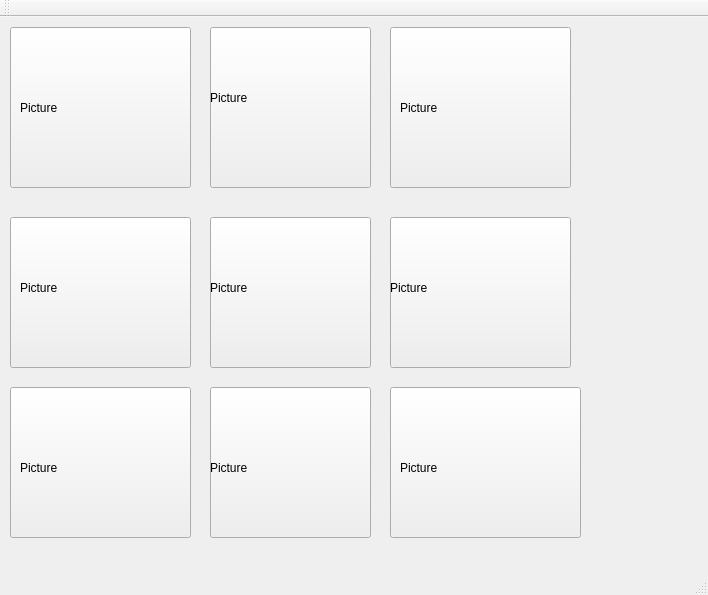
<?xml version="1.0" encoding="UTF-8"?>
<ui version="4.0">
 <class>MainWindow</class>
 <widget class="QMainWindow" name="MainWindow">
  <property name="geometry">
   <rect>
    <x>0</x>
    <y>0</y>
    <width>708</width>
    <height>595</height>
   </rect>
  </property>
  <property name="windowTitle">
   <string>MainWindow</string>
  </property>
  <widget class="QWidget" name="centralWidget">
   <widget class="QLabel" name="BackGround">
    <property name="geometry">
     <rect>
      <x>10</x>
      <y>10</y>
      <width>681</width>
      <height>511</height>
     </rect>
    </property>
    <property name="text">
     <string>TextLabel</string>
    </property>
   </widget>
   <widget class="QPushButton" name="pushButton">
    <property name="geometry">
     <rect>
      <x>10</x>
      <y>10</y>
      <width>181</width>
      <height>161</height>
     </rect>
    </property>
    <property name="autoFillBackground">
     <bool>false</bool>
    </property>
    <property name="text">
     <string/>
    </property>
   </widget>
   <widget class="QPushButton" name="pushButton_2">
    <property name="geometry">
     <rect>
      <x>10</x>
      <y>200</y>
      <width>181</width>
      <height>151</height>
     </rect>
    </property>
    <property name="text">
     <string/>
    </property>
   </widget>
   <widget class="QPushButton" name="pushButton_3">
    <property name="geometry">
     <rect>
      <x>10</x>
      <y>370</y>
      <width>181</width>
      <height>151</height>
     </rect>
    </property>
    <property name="text">
     <string/>
    </property>
   </widget>
   <widget class="QPushButton" name="pushButton_4">
    <property name="geometry">
     <rect>
      <x>210</x>
      <y>200</y>
      <width>161</width>
      <height>151</height>
     </rect>
    </property>
    <property name="text">
     <string/>
    </property>
   </widget>
   <widget class="QPushButton" name="pushButton_5">
    <property name="geometry">
     <rect>
      <x>210</x>
      <y>370</y>
      <width>161</width>
      <height>151</height>
     </rect>
    </property>
    <property name="text">
     <string/>
    </property>
   </widget>
   <widget class="QPushButton" name="pushButton_6">
    <property name="geometry">
     <rect>
      <x>210</x>
      <y>10</y>
      <width>161</width>
      <height>161</height>
     </rect>
    </property>
    <property name="text">
     <string/>
    </property>
   </widget>
   <widget class="QPushButton" name="pushButton_7">
    <property name="geometry">
     <rect>
      <x>390</x>
      <y>370</y>
      <width>191</width>
      <height>151</height>
     </rect>
    </property>
    <property name="text">
     <string/>
    </property>
   </widget>
   <widget class="QPushButton" name="pushButton_8">
    <property name="geometry">
     <rect>
      <x>390</x>
      <y>200</y>
      <width>181</width>
      <height>151</height>
     </rect>
    </property>
    <property name="text">
     <string/>
    </property>
   </widget>
   <widget class="QPushButton" name="pushButton_9">
    <property name="geometry">
     <rect>
      <x>390</x>
      <y>10</y>
      <width>181</width>
      <height>161</height>
     </rect>
    </property>
    <property name="text">
     <string/>
    </property>
   </widget>
   <widget class="QLabel" name="label">
    <property name="geometry">
     <rect>
      <x>20</x>
      <y>20</y>
      <width>161</width>
      <height>141</height>
     </rect>
    </property>
    <property name="autoFillBackground">
     <bool>false</bool>
    </property>
    <property name="text">
     <string>Picture</string>
    </property>
   </widget>
   <widget class="QLabel" name="label_2">
    <property name="geometry">
     <rect>
      <x>20</x>
      <y>200</y>
      <width>161</width>
      <height>141</height>
     </rect>
    </property>
    <property name="autoFillBackground">
     <bool>false</bool>
    </property>
    <property name="text">
     <string>Picture</string>
    </property>
   </widget>
   <widget class="QLabel" name="label_3">
    <property name="geometry">
     <rect>
      <x>20</x>
      <y>380</y>
      <width>161</width>
      <height>141</height>
     </rect>
    </property>
    <property name="autoFillBackground">
     <bool>false</bool>
    </property>
    <property name="text">
     <string>Picture</string>
    </property>
   </widget>
   <widget class="QLabel" name="label_4">
    <property name="geometry">
     <rect>
      <x>210</x>
      <y>200</y>
      <width>161</width>
      <height>141</height>
     </rect>
    </property>
    <property name="autoFillBackground">
     <bool>false</bool>
    </property>
    <property name="text">
     <string>Picture</string>
    </property>
   </widget>
   <widget class="QLabel" name="label_5">
    <property name="geometry">
     <rect>
      <x>210</x>
      <y>380</y>
      <width>161</width>
      <height>141</height>
     </rect>
    </property>
    <property name="autoFillBackground">
     <bool>false</bool>
    </property>
    <property name="text">
     <string>Picture</string>
    </property>
   </widget>
   <widget class="QLabel" name="label_6">
    <property name="geometry">
     <rect>
      <x>210</x>
      <y>10</y>
      <width>161</width>
      <height>141</height>
     </rect>
    </property>
    <property name="autoFillBackground">
     <bool>false</bool>
    </property>
    <property name="text">
     <string>Picture</string>
    </property>
   </widget>
   <widget class="QLabel" name="label_7">
    <property name="geometry">
     <rect>
      <x>400</x>
      <y>380</y>
      <width>171</width>
      <height>141</height>
     </rect>
    </property>
    <property name="autoFillBackground">
     <bool>false</bool>
    </property>
    <property name="text">
     <string>Picture</string>
    </property>
   </widget>
   <widget class="QLabel" name="label_8">
    <property name="geometry">
     <rect>
      <x>390</x>
      <y>200</y>
      <width>161</width>
      <height>141</height>
     </rect>
    </property>
    <property name="autoFillBackground">
     <bool>false</bool>
    </property>
    <property name="text">
     <string>Picture</string>
    </property>
   </widget>
   <widget class="QLabel" name="label_9">
    <property name="geometry">
     <rect>
      <x>400</x>
      <y>20</y>
      <width>161</width>
      <height>141</height>
     </rect>
    </property>
    <property name="autoFillBackground">
     <bool>false</bool>
    </property>
    <property name="text">
     <string>Picture</string>
    </property>
   </widget>
   <zorder>BackGround</zorder>
   <zorder>pushButton_2</zorder>
   <zorder>pushButton_3</zorder>
   <zorder>pushButton_4</zorder>
   <zorder>pushButton_5</zorder>
   <zorder>pushButton_6</zorder>
   <zorder>pushButton_7</zorder>
   <zorder>pushButton_8</zorder>
   <zorder>pushButton_9</zorder>
   <zorder>pushButton</zorder>
   <zorder>label</zorder>
   <zorder>label_2</zorder>
   <zorder>label_3</zorder>
   <zorder>label_4</zorder>
   <zorder>label_5</zorder>
   <zorder>label_6</zorder>
   <zorder>label_7</zorder>
   <zorder>label_8</zorder>
   <zorder>label_9</zorder>
  </widget>
  <widget class="QMenuBar" name="menuBar">
   <property name="geometry">
    <rect>
     <x>0</x>
     <y>0</y>
     <width>708</width>
     <height>26</height>
    </rect>
   </property>
  </widget>
  <widget class="QToolBar" name="mainToolBar">
   <attribute name="toolBarArea">
    <enum>TopToolBarArea</enum>
   </attribute>
   <attribute name="toolBarBreak">
    <bool>false</bool>
   </attribute>
  </widget>
  <widget class="QStatusBar" name="statusBar"/>
 </widget>
 <layoutdefault spacing="6" margin="11"/>
 <resources/>
 <connections/>
</ui>
